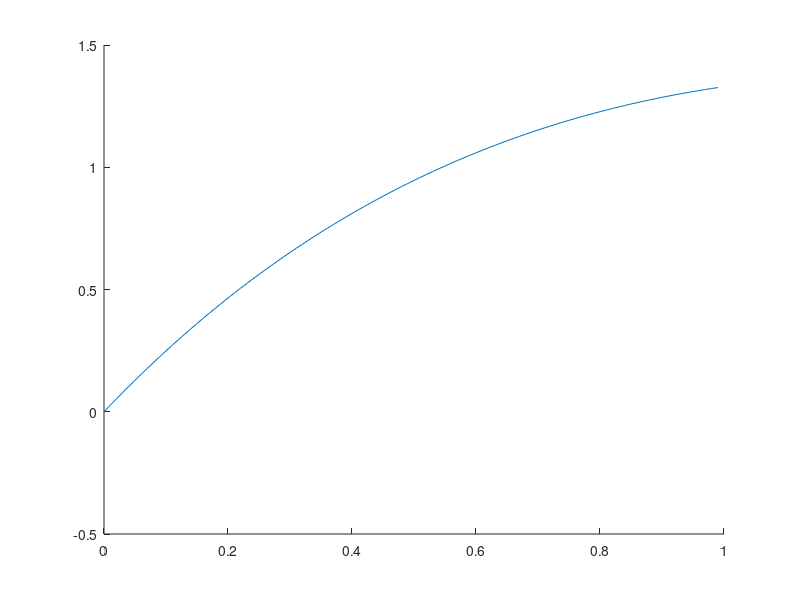

MATLAB code for this plot: (Note: this script raises an error after producing the figure.)
clear all;

% Define functions f(x) and a(x), as well as the boundary value g
f_x = @(x) exp(x);               % Function f(x)
a_x = @(x) exp(x);               % Function a(x)
boundary_value = 1;             % Boundary value at x=1

% Define the number of mesh points
num_mesh_points = 100;          % Number of mesh points: 5, 10, 20, 40, 80, 160
x_values = linspace(0, 1, num_mesh_points + 1); % Equally spaced mesh points

for gauss_order = 1:2
    % Define weights and nodes for Gaussian quadrature on [-1, 1]
    if gauss_order == 2
        gauss_nodes = [-1/sqrt(3), 1/sqrt(3)];
        gauss_weights = [1, 1];
    elseif gauss_order == 1
        gauss_nodes = [0];
        gauss_weights = [2];
    else
        disp('Invalid number of points for Gaussian quadrature!');
        return;
    end

    % Initialize coefficient matrix (A) and load vector (L)
    A = zeros(num_mesh_points, num_mesh_points); % Coefficient matrix
    L = zeros(num_mesh_points, 1);               % Load vector

    for element = 1:num_mesh_points-1
        left_endpoint = x_values(element);       % Left endpoint of the element
        right_endpoint = x_values(element+1);    % Right endpoint of the element

        for gauss_point = 1:gauss_order
            % Gaussian quadrature points and weights
            xi = (right_endpoint - left_endpoint) / 2 * gauss_nodes(gauss_point) + ...
                 (left_endpoint + right_endpoint) / 2;
            weight = gauss_weights(gauss_point) * (right_endpoint - left_endpoint) / 2;

            % Shape functions and their derivatives
            phi_left = 1 - (xi - left_endpoint) / (right_endpoint - left_endpoint);
            phi_right = 1 - (right_endpoint - xi) / (right_endpoint - left_endpoint);
            phi_left_prime = -1 / (right_endpoint - left_endpoint);
            phi_right_prime = 1 / (right_endpoint - left_endpoint);

            % Evaluate f(x) and a(x) at the Gaussian point
            f_xi = f_x(xi);
            a_xi = a_x(xi);

            % Update the coefficient matrix A and the load vector L
            A(element, element) = A(element, element) + weight * a_xi * phi_left_prime * phi_left_prime;
            A(element, element+1) = A(element, element+1) + weight * a_xi * phi_left_prime * phi_right_prime;
            A(element+1, element) = A(element+1, element) + weight * a_xi * phi_right_prime * phi_left_prime;
            A(element+1, element+1) = A(element+1, element+1) + weight * a_xi * phi_right_prime * phi_right_prime;
            L(element) = L(element) + weight * phi_left * f_xi;
            L(element+1) = L(element+1) + weight * phi_right * f_xi;
        end

        % Apply boundary condition a(1)u'(1) = g:
        if element+1 == num_mesh_points
            L(element+1) = L(element+1) + boundary_value;
        end
    end

    % Apply boundary condition u(0) = 0:
    A(1, :) = 0;
    A(1, 1) = 1;
    L(1) = 0;

    % Solve the system of equations
    u = A \ L;

    % Plot the results (code to plot the exact solution is not provided)
    num_plot_points = 100;
    plot_step = 1 / num_plot_points;

    xx = zeros(num_plot_points, 1);
    yy = zeros(num_plot_points, 1);

    node_step = 1 / (num_mesh_points - 1);
    for j = 1:num_plot_points
        result = 0;
        x_j = (j-1) * plot_step;
        for i = 1:num_mesh_points
            node = (i-1) * node_step;
            diff = abs(x_j - node);
            phi_i = max(0, 1 - abs(diff / node_step));
            result = result + phi_i * u(i);
        end
        xx(j) = x_j;
        yy(j) = result;
    end
    figure;
    hold on
    plot(xx, yy);

    % Plot the exact solution (code for the exact solution plot is not provided)

    gauss_order
    num_mesh_points
    diff = yy - real(xx);          % Calculate the difference between FEM and exact
    energy_norm = energynorm(a_x, diff); % Calculate the energy norm
end

